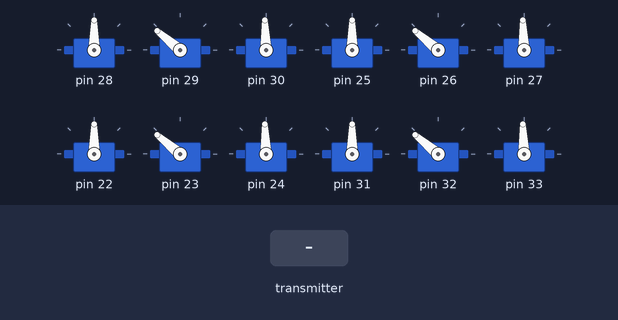
A sketch run on a simulated Arduino Mega 2560, built with avr-gcc and run on an emulated ATmega2560. Parts: 12 × servo. The inputs (shaded band) are chosen by the test bench. No radio packets arrive unless stated.

Above: at 2.2 s.
2.3 s: the transmitter starts sending radioData.0 = 0
At 2.46 s:
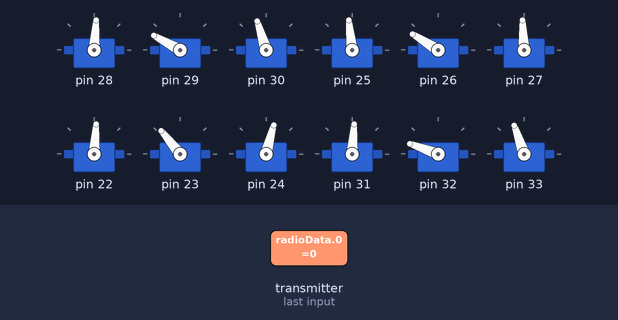
At 3.08 s:
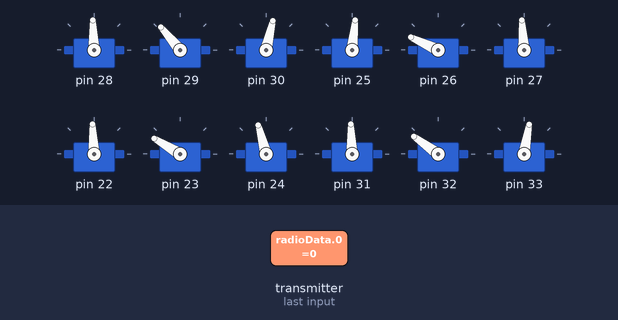
5.3 s: the transmitter starts sending radioData.3 = 0
At 5.84 s:
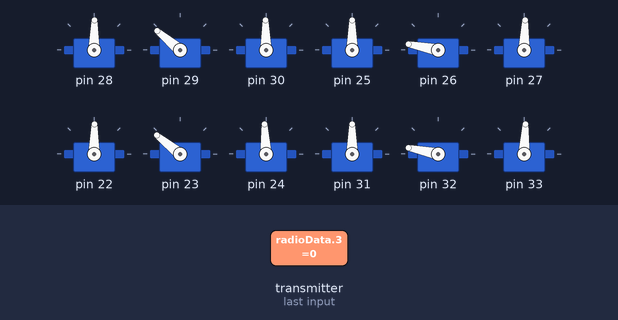
8.3 s: the transmitter starts sending radioData.0 = 256
At 9.83 s:
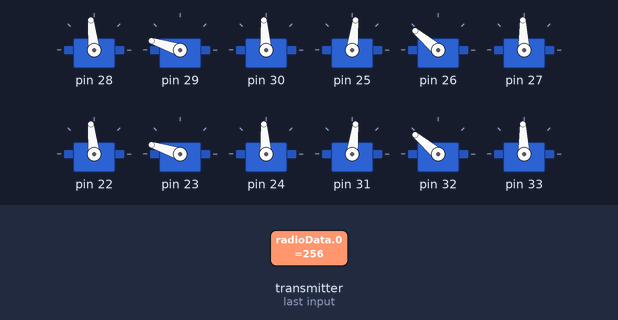
11.3 s: the transmitter starts sending radioData.3 = 1023
14.3 s: the transmitter starts sending radioData.0 = 1023
17.3 s: the transmitter starts sending radioData.3 = 256
Timing chart, 0 to 28.2 s (numbered marks = the images above; inputs shaded):
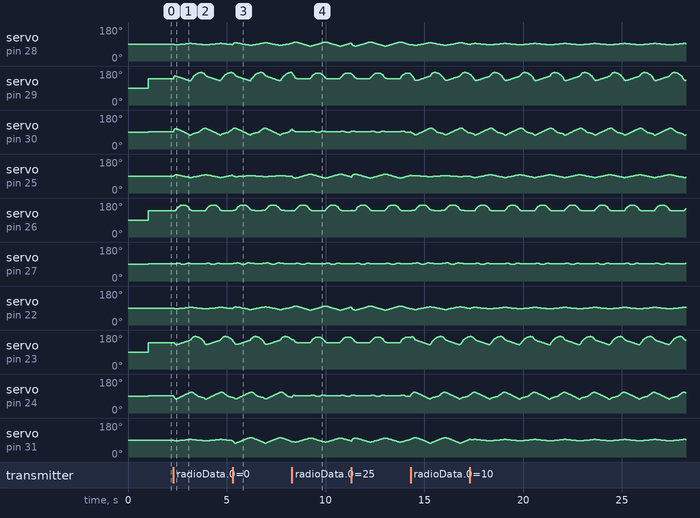

Measured:
- by itself, servo on pin 27: moves between 88° and 94°, repeating every 1.5 s

The sketch:

Hexapod_Arduino.ino
```cpp
// Özgür Toprak Önsoy, 11.2025, Eskisehir, Turkiye
// Emre Kalem, 11.2025, Eskisehir, Turkiye

/**
*   Hexapod source code v1.0.0
*/

/**
MIT License

Copyright 2025 Emre Kalem

Permission is hereby granted, free of charge, to any person obtaining a copy of this software and associated documentation files (the “Software”),
to deal in the Software without restriction, including without limitation the rights to use, copy, modify,
merge, publish, distribute, sublicense, and/or sell copies of the Software, and to permit persons to whom the Software is furnished to do so, subject to the following conditions:

The above copyright notice and this permission notice shall be included in all copies or substantial portions of the Software.

THE SOFTWARE IS PROVIDED “AS IS”, WITHOUT WARRANTY OF ANY KIND , EXPRESS OR IMPLIED, INCLUDING BUT NOT LIMITED TO THE WARRANTIES OF MERCHANTABILITY, FITNESS FOR A PARTICULAR PURPOSE AND NONINFRINGEMENT.
IN NO EVENT SHALL THE AUTHORS OR COPYRIGHT HOLDERS BE LIABLE FOR ANY CLAIM, DAMAGES OR OTHER LIABILITY, WHETHER IN AN ACTION OF CONTRACT, TORT OR OTHERWISE, ARISING FROM, OUT OF OR IN CONNECTION WITH THE SOFTWARE OR THE USE OR OTHER DEALINGS IN THE SOFTWARE.
*/

// NOTE (d:\hexa): Reference copy only — original Arduino Mega + NRF24 code.
// NOT compiled by PlatformIO. See d:\hexa\sota.md for the full logic breakdown.

#include <Servo.h>
#include  <SPI.h>
#include "nRF24L01.h"
#include "RF24.h"

#define _USE_MATH_DEFINES
#include <math.h>

#define RAD_TO_DEG(x) ((x) * 180.0 / M_PI)
#define DEG_TO_RAD(x) ((x) * M_PI / 180.0)
#define POW2(x)       ((x)*(x))

struct Vector
{
  float x;
  float y;
  float z;

  Vector(float _x = 0.0, float _y = 0.0, float _z = 0.0)
    : x(_x),
    y(_y),
    z(_z)
  {
  }
};

struct Leg
{
  Vector home;
  Vector origin;
  Vector target;

  int servoPins[3];
  Servo servos[3];

  Leg(int pin0, int pin1, int pin2, float _x, float _y)
    : servoPins({pin0, pin1, pin2}),
    origin(_x, _y, 0)
  {
  }

  void init()
  {
    origin.z = atan2(origin.y, origin.x); // neutral angle

    for (size_t i = 0; i < 3; ++i)
    {
      servos[i].attach(servoPins[i]);
      servos[i].write(90);
    }
  }
};

const float COXA_LENGTH  = 38.0;
const float FEMUR_LENGTH = 86.25;
const float TIBIA_LENGTH = 160.5;

const float STEP_LENGTH = 60.0;
const float STEP_HEIGHT = 100.0;
const float DEFAULT_Z = -40.0;

const float WALK_SMOOTHING_FACTOR = 0.4;
const float STOP_SMOOTHING_FACTOR = 0.4;
const float ROTATION_STEP_RAD = DEG_TO_RAD(15.0);

Leg legs[6] =
{
  Leg(28, 29, 30, 100.94, -57.11),    // RF
  Leg(25, 26, 27, 0.0, -105.72),      // RM
  Leg(22, 23, 24, -100.94, -57.11),   // RR
  Leg(31,32,33, -100.94, 57.11),      // LR
  Leg(34,35,36, 0.0, 105.72),         // LM
  Leg(37,38,39, 100.94, 57.11)        // LF
};

const int CE = 2;
const int CS = 3;
int radioData[10] = { 500, 500, 500, 500, 500, 500, 0, 0, 0, 0 };
RF24 radio(CE, CS);
const uint64_t pipe = 0xE8E8F0F0E1LL;

float t = 0;

void calculate_fk(const Vector& angles, const Vector& pos, Vector res[4]);
void calculate_ik(const Leg& leg, Vector& res);
Vector get_foot_target(float t, size_t legIndex, float direction, float rotation);
void set_foot_positions(float direction, float rotation);
void read_radio();

void setup()
{
  Serial.begin(9600);

  radio.begin();
  radio.openReadingPipe(1,pipe);
  radio.startListening();

  Vector neutralPoints[4] = {};
  for (size_t i = 0; i < 6; ++i)
  {
    legs[i].init();

    const Vector neutralAngles(0, M_PI/4, -M_PI/2);
    calculate_fk(neutralAngles, legs[i].origin, neutralPoints);

    legs[i].home = neutralPoints[3];
    legs[i].home.z = DEFAULT_Z;

    legs[i].target = legs[i].home;
  }

  delay(1000);
}

void loop()
{
  read_radio();

  float direction = 0.0;
  float rotation = 0.0;

  if (radioData[0] < 200)
    direction = -1.0;
  else if (radioData[0] > 800)
    direction = 1.0;

  if (radioData[3] < 200)
    rotation = 1.0;
  else if (radioData[3] > 800)
    rotation = -1.0;

  set_foot_positions(direction, rotation);
  delay(10);
}

void calculate_fk(const Vector& angles, const Vector& pos, Vector res[4])
{
  const float alpha = angles.x + pos.z;
  const float beta = angles.y;
  const float gamma = angles.z;

  const float ca = cos(alpha);
  const float sa = sin(alpha);
  const float cb = cos(beta);
  const float sb = sin(beta);
  const float cbg = cos(beta + gamma);
  const float sbg = sin(beta + gamma);

  res[0] = Vector(pos.x, pos.y, 0);

  res[1].x = res[0].x + COXA_LENGTH * ca;
  res[1].y = res[0].y + COXA_LENGTH * sa;
  res[1].z = res[0].z;

  res[2].x = res[1].x + FEMUR_LENGTH * cb * ca;
  res[2].y = res[1].y + FEMUR_LENGTH * cb * sa;
  res[2].z = res[1].z + FEMUR_LENGTH * sb;

  res[3].x = res[1].x + (FEMUR_LENGTH * cb + TIBIA_LENGTH * cbg) * ca;
  res[3].y = res[1].y + (FEMUR_LENGTH * cb + TIBIA_LENGTH * cbg) * sa;
  res[3].z = res[1].z + (FEMUR_LENGTH * sb + TIBIA_LENGTH * sbg);
}

void calculate_ik(const Leg& leg, Vector& res)
{
  Vector relativeTarget(
    (leg.target.x - leg.origin.x),
    (leg.target.y - leg.origin.y),
    leg.target.z
  );

  const float c = cos(-leg.origin.z);
  const float s = sin(-leg.origin.z);

  const float tempX = relativeTarget.x;
  const float tempY = relativeTarget.y;

  relativeTarget.x = tempX * c - tempY * s;
  relativeTarget.y = tempX * s + tempY * c;

  const float l_xy = sqrt(POW2(relativeTarget.x) + POW2(relativeTarget.y));
  const float l_forward = l_xy - COXA_LENGTH;
  float D = sqrt(POW2(l_forward) + POW2(relativeTarget.z));

  if (D > (FEMUR_LENGTH + TIBIA_LENGTH))
  {
    D = FEMUR_LENGTH + TIBIA_LENGTH - 0.001;
  }
  if (D < fabs(FEMUR_LENGTH - TIBIA_LENGTH))
  {
    D = fabs(FEMUR_LENGTH - TIBIA_LENGTH) + 0.001;
  }

  res.z = RAD_TO_DEG(acos((POW2(FEMUR_LENGTH) + POW2(TIBIA_LENGTH) - POW2(D)) / (2.0 * FEMUR_LENGTH * TIBIA_LENGTH)) - M_PI);

  const float beta1 = atan2(relativeTarget.z, l_forward);
  const float beta2 = acos((POW2(FEMUR_LENGTH) + POW2(D) - POW2(TIBIA_LENGTH)) / (2.0 * FEMUR_LENGTH * D));
  res.y = RAD_TO_DEG(beta1 + beta2);

  res.x = RAD_TO_DEG(atan2(relativeTarget.y, relativeTarget.x));
}

Vector get_foot_target(float t, size_t legIndex, float direction, float rotation)
{
  float phase = fmod(t, 1.0);
  if ((legIndex % 2) != 0) // Legs 1, 3, 5
    phase = fmod(phase + 0.5, 1.0);


  Vector home_pos = legs[legIndex].home;

  if (direction == 0 && rotation == 0)
    return home_pos;

  float step_x_move = 0.0;
  float step_rot_rad = 0.0;
  float step_z_move = 0.0;

  if (phase < 0.5)
  {
    float phase_norm = phase * 2.0;
    step_x_move = direction * (0.5 - phase_norm) * STEP_LENGTH;
    step_rot_rad = rotation * (0.5 - phase_norm) * ROTATION_STEP_RAD;
    step_z_move = 0;
  }
  else
  {
    float phase_norm = (phase - 0.5) * 2.0; // 0 -> 1
    step_x_move = direction * (phase_norm - 0.5) * STEP_LENGTH;
    step_rot_rad = rotation * (phase_norm - 0.5) * ROTATION_STEP_RAD;
    step_z_move = sin(phase_norm * M_PI) * STEP_HEIGHT;
  }

  float c_rot = cos(step_rot_rad);
  float s_rot = sin(step_rot_rad);

  float rotated_home_x = home_pos.x * c_rot - home_pos.y * s_rot;
  float rotated_home_y = home_pos.x * s_rot + home_pos.y * c_rot;

  Vector res;
  res.x = rotated_home_x + step_x_move;
  res.y = rotated_home_y;
  res.z = home_pos.z + step_z_move;

  return res;
}

void set_foot_positions(float direction, float rotation)
{
  t += 0.015;

  Vector angles;
  for (size_t i = 0; i < 6; ++i)
  {
    const Vector goalTarget = get_foot_target(t, i, direction, rotation);
    const float smoothingFactor = (direction == 0) ? (STOP_SMOOTHING_FACTOR) : (WALK_SMOOTHING_FACTOR);

    legs[i].target.x += (goalTarget.x - legs[i].target.x) * smoothingFactor;
    legs[i].target.y += (goalTarget.y - legs[i].target.y) * smoothingFactor;
    legs[i].target.z += (goalTarget.z - legs[i].target.z) * smoothingFactor;

    calculate_ik(legs[i], angles);

    float ax = 90 + angles.x;
    float ay = 90 + angles.y;
    float az = fabs(angles.z);

    ax = constrain(ax, 45, 135);

    legs[i].servos[0].write(ax);
    legs[i].servos[1].write(ay);
    legs[i].servos[2].write(az);
  }
}

void read_radio()
{
  if (radio.available())
  {
    radio.read(radioData, sizeof(radioData));
  }
}
```
